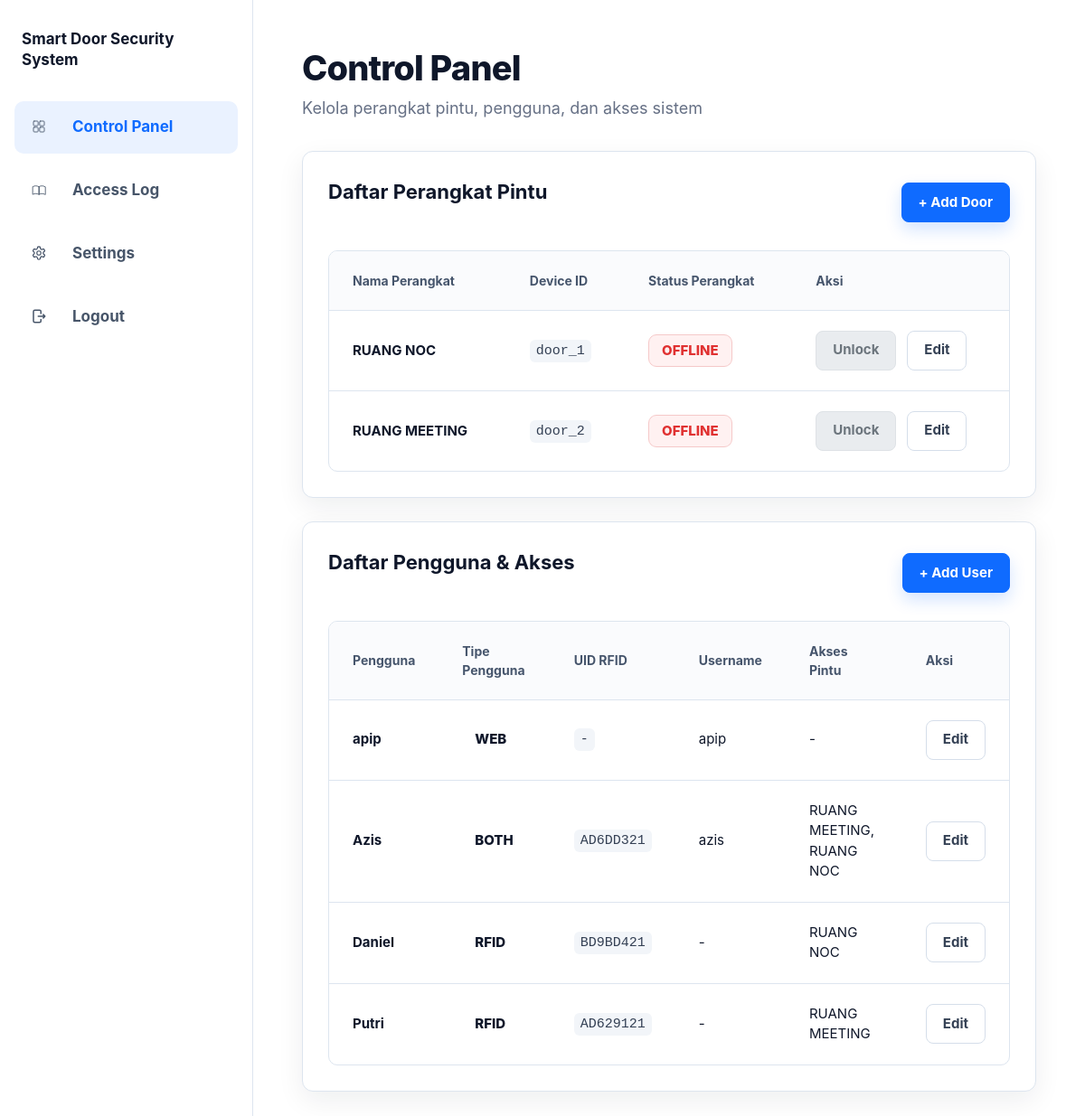
The page / (signed in) on the database its author committed.
### tables this page shows
CREATE TABLE `devices` (
  `device_id` varchar(64) NOT NULL,
  `api_key` varchar(128) DEFAULT NULL,
  `device_name` varchar(128) DEFAULT NULL,
  `status` varchar(16) DEFAULT 'OFFLINE',
  `name` varchar(128) DEFAULT NULL,
  `last_seen` datetime NOT NULL DEFAULT current_timestamp(),
  `last_ip` varchar(45) DEFAULT NULL,
  `created_at` datetime NOT NULL DEFAULT current_timestamp(),
  `updated_at` datetime NOT NULL DEFAULT current_timestamp() ON UPDATE current_timestamp()
);

CREATE TABLE `users` (
  `id` int(11) NOT NULL,
  `name` varchar(128) NOT NULL,
  `uid` varchar(64) DEFAULT NULL,
  `username` varchar(64) DEFAULT NULL,
  `password` varchar(255) DEFAULT NULL,
  `status` varchar(16) NOT NULL DEFAULT 'Active',
  `created_at` timestamp NOT NULL DEFAULT current_timestamp()
);

### app/database.php (called while the page is built, shortened)
<?php
function db(): mysqli
{
    static $connection = null;
    if ($connection instanceof mysqli) {
        return $connection;
    }
    $config = require dirname(__DIR__) . '/config/database.php';
    $ports = array_values(array_unique(array_map('intval', $config['ports'] ?? [3306])));
    $lastError = 'Database tidak dapat terhubung.';
    foreach ($ports as $port) {
        try {
            $connection = new mysqli(
                (string)$config['host'],
                (string)$config['user'],
                (string)$config['password'],
                (string)$config['database'],
                $port
            );
            $connection->set_charset('utf8mb4');
            $connection->query("SET time_zone = '+07:00'");
            return $connection;
        } catch (Throwable $error) {
            $lastError = $error->getMessage();
        }
    }
    throw new RuntimeException($lastError);
}

### app/helpers.php (called while the page is built, shortened)
<?php
require_once __DIR__ . '/database.php';
function e(mixed $value): string
{
    return htmlspecialchars((string)$value, ENT_QUOTES, 'UTF-8');
}
function device_status(?string $lastSeen): string
{
    return strtotime($lastSeen) >= time() - 20 ? 'ONLINE' : 'OFFLINE';
}

### public/index.php (the view, shortened to what this page needs)
<?php
$devices = db()->query(
    "SELECT device_id, device_name, api_key, last_seen
     FROM devices ORDER BY device_id ASC"
)->fetch_all(MYSQLI_ASSOC);
$users = db()->query(
    "SELECT u.id, u.name, u.uid, u.username,
            GROUP_CONCAT(COALESCE(d.device_name, ac.device_id) ORDER BY d.device_name SEPARATOR ', ') AS access_doors,
            GROUP_CONCAT(ac.device_id ORDER BY ac.device_id SEPARATOR ',') AS door_ids
     FROM users u
     LEFT JOIN access_control ac ON ac.user_uid = u.uid
     LEFT JOIN devices d ON d.device_id = ac.device_id
     WHERE u.username IS NULL OR u.username <> 'admin'
     GROUP BY u.id, u.name, u.uid, u.username
     ORDER BY u.name"
)->fetch_all(MYSQLI_ASSOC);
?>
<!doctype html>
<html lang="id">
<head>
  <link rel="stylesheet" href="assets/css/app.css">
</head>
<body>
<div class="app">
  <aside class="sidebar">
    <div class="brand">
      <strong>Smart Door Security System</strong>
    </div>
    <nav>
      <a class="active" href="index.php"><img src="assets/icons/grid-svgrepo-com.svg" class="nav-icon" alt="CP"> <span>Control Panel</span></a>
      <a href="logs.php"><img src="assets/icons/book-svgrepo-com.svg" class="nav-icon" alt="Log"> <span>Access Log</span></a>
      <a href="settings.php"><img src="assets/icons/settings-svgrepo-com.svg" class="nav-icon" alt="Set"> <span>Settings</span></a>
      <a href="logout.php" data-confirm="Apakah Anda yakin ingin logout?"><img src="assets/icons/logout-svgrepo-com.svg" class="nav-icon" alt="Out"> <span>Logout</span></a>
    </nav>
  </aside>
  <main class="content">
    <header class="page-header">
      <div>
        <h1>Control Panel</h1>
        <p>Kelola perangkat pintu, pengguna, dan akses sistem</p>
      </div>
    </header>
    <section class="card">
      <div class="card-header">
        <h2>Daftar Perangkat Pintu</h2>
        <button class="btn primary" data-modal="doorModal">+ Add Door</button>
      </div>
      <div class="table-wrap">
        <table>
          <thead><tr><th>Nama Perangkat</th><th>Device ID</th><th>Status Perangkat</th><th>Aksi</th></tr></thead>
          <tbody id="deviceRows">
          <?php foreach ($devices as $device): $status = device_status($device['last_seen'] ?? null); ?>
            <tr data-device-id="<?= e($device['device_id']) ?>">
              <td><strong><?= e($device['device_name']) ?></strong></td>
              <td><code><?= e($device['device_id']) ?></code></td>
              <td><span class="pill <?= strtolower($status) ?>" data-device-status><?= e($status) ?></span></td>
              <td class="actions">
                <form method="post" data-confirm-form="Kirim perintah unlock ke <?= e($device['device_name']) ?>?">
                  <button class="btn unlock" type="submit" <?= $status === 'OFFLINE' ? 'disabled' : '' ?>>Unlock</button>
                </form>
                <button class="btn outline" data-edit-door
                  data-id="<?= e($device['device_id']) ?>"
                  data-name="<?= e($device['device_name']) ?>"
                  data-key="<?= e($device['api_key']) ?>">Edit</button>
              </td>
            </tr>
          <?php endforeach; ?>
          </tbody>
        </table>
      </div>
    </section>
    <section class="card">
      <div class="card-header">
        <h2>Daftar Pengguna & Akses</h2>
        <button class="btn primary" data-modal="userModal">+ Add User</button>
      </div>
      <div class="table-wrap">
        <table>
          <thead><tr><th>Pengguna</th><th>Tipe Pengguna</th><th>UID RFID</th><th>Username</th><th>Akses Pintu</th><th>Aksi</th></tr></thead>
          <tbody>
          <?php foreach ($users as $user):
              $hasUid = !empty($user['uid']) && $user['uid'] !== '-';
              $hasUsername = !empty($user['username']) && $user['username'] !== '-';
              $userType = 'RFID';
              if ($hasUid && $hasUsername) $userType = 'BOTH';
              elseif ($hasUsername) $userType = 'WEB';
          ?>
            <tr>
              <td><strong><?= e($user['name']) ?></strong></td>
              <td><span class="pill type-<?= strtolower($userType) ?>"><?= e($userType) ?></span></td>
              <td><code><?= e($user['uid'] ?: '-') ?></code></td>
              <td><?= e($user['username'] ?: '-') ?></td>
              <td><?= e($user['access_doors'] ?: '-') ?></td>
              <td><button class="btn outline" data-edit-user
                data-id="<?= (int)$user['id'] ?>"
                data-name="<?= e($user['name']) ?>"
                data-uid="<?= e($user['uid'] ?? '') ?>"
                data-username="<?= e($user['username'] ?? '') ?>"
                data-doors="<?= e($user['door_ids'] ?? '') ?>">Edit</button></td>
            </tr>
          <?php endforeach; ?>
          </tbody>
        </table>
      </div>
    </section>
  </main>
</div>
</body>
</html>

### public/assets/css/app.css (style rules this page uses)
:root { --blue:#0f6bff;--blue-dark:#0755d6;--text:#0f172a;--muted:#667085;--line:#dde5ef;--green:#159447;--red:#e03131;--shadow:0 10px 30px rgba(15,23,42,.07) }
* { box-sizing:border-box }
body { margin:0;background:#fff;color:var(--text);font:15px/1.5 Inter,ui-sans-serif,system-ui,-apple-system,"Segoe UI",sans-serif }
a { text-decoration:none;color:inherit }
button,input,select { font:inherit }
.app { min-height:100vh;display:grid;grid-template-columns:280px 1fr }
.sidebar { border-right:1px solid var(--line);padding:32px 16px;display:flex;flex-direction:column;background:#fff }
.brand { display:flex;align-items:center;gap:12px;margin:0 8px 34px }
.brand strong { font-size:17px;line-height:1.35 }
nav { display:grid;gap:12px }
nav a { height:58px;display:flex;align-items:center;gap:18px;padding:0 18px;border-radius:10px;color:#475569;font-weight:650;font-size:17px }
nav a.active,nav a:hover { background:#eaf2ff;color:var(--blue) }
.content { padding:54px 54px 70px;min-width:0 }
.page-header { display:flex;align-items:flex-start;justify-content:space-between;gap:24px;margin-bottom:34px }
h1 { font-size:38px;line-height:1.15;margin:0 0 8px;font-weight:800;letter-spacing:-.8px }
.page-header p { margin:0;color:var(--muted);font-size:18px }
.card { background:#fff;border:1px solid var(--line);border-radius:12px;box-shadow:var(--shadow);padding:28px;margin-bottom:26px }
.card h2 { margin:0 0 24px;font-size:22px }
.table-wrap { border:1px solid var(--line);border-radius:10px;overflow:auto }
table { width:100%;border-collapse:collapse }
th,td { padding:22px 26px;border-bottom:1px solid var(--line);text-align:left;vertical-align:middle }
th { background:#fafbfd;color:#46556c;font-size:14px;font-weight:750 }
tr:last-child td { border-bottom:0 }
code { background:#f2f5f9;border-radius:6px;padding:4px 7px;color:#344054 }
.btn { height:44px;display:inline-flex;align-items:center;justify-content:center;gap:8px;padding:0 18px;border:1px solid transparent;border-radius:8px;cursor:pointer;font-weight:700;background:#fff;white-space:nowrap }
.btn.primary,.btn.unlock { background:var(--blue);border-color:var(--blue);color:#fff;box-shadow:0 8px 18px rgba(15,107,255,.18) }
.btn.outline { border-color:#d5deea;color:#344054 }
.actions { display:flex;gap:12px;align-items:center }
.actions form { margin:0 }
.pill { height:36px;display:inline-flex;align-items:center;gap:9px;padding:0 14px;border-radius:9px;font-weight:800 }
.pill.offline,.pill.denied { background:#fff1f1;border:1px solid #f5c9c9;color:var(--red) }

### public/index.php (style rules this page uses)
.nav-icon { width: 18px; height: 18px; vertical-align: middle; margin-right: 10px; position: relative; top: -1px; }
.card-header { display: flex; justify-content: space-between; align-items: center; margin-bottom: 24px; }
.btn.unlock:disabled { background-color: #e9ecef; border-color: #dee2e6; color: #6c757d; cursor: not-allowed; box-shadow: none; }

### rows shown on the page
devices: device_name "RUANG NOC", device_id "door_1", last_seen "OFFLINE"
devices: device_name "RUANG MEETING", device_id "door_2", last_seen "OFFLINE"
users: name "apip", userType "WEB", uid "-", username "apip", access_doors "-"
users: name "Azis", userType "BOTH", uid "AD6DD321", username "azis", access_doors "RUANG MEETING, RUANG NOC"
users: name "Daniel", userType "RFID", uid "BD9BD421", username "-", access_doors "RUANG NOC"
users: name "Putri", userType "RFID", uid "AD629121", username "-", access_doors "RUANG MEETING"
